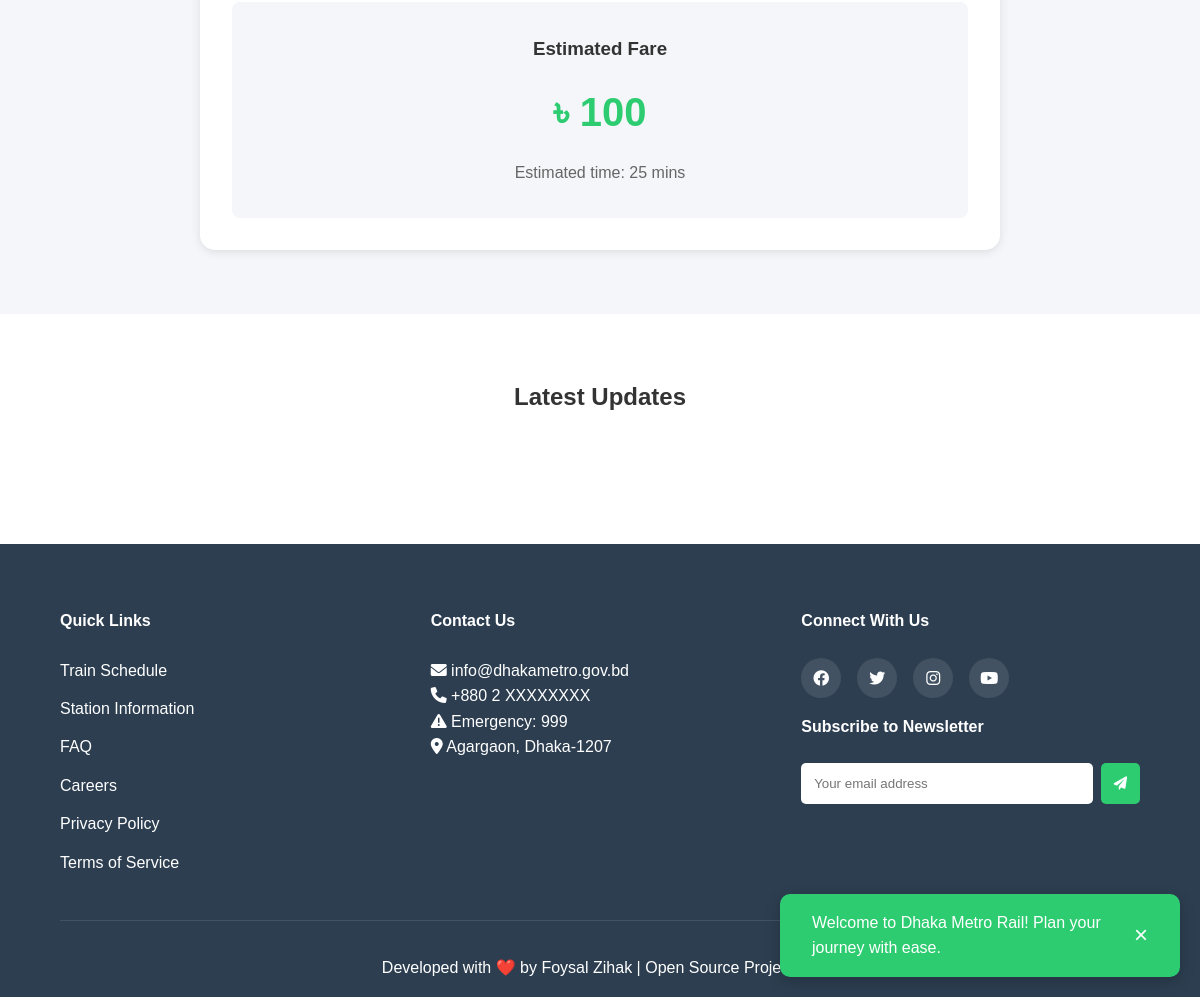
/ (lower part), run on an earlier commit of the app's database.
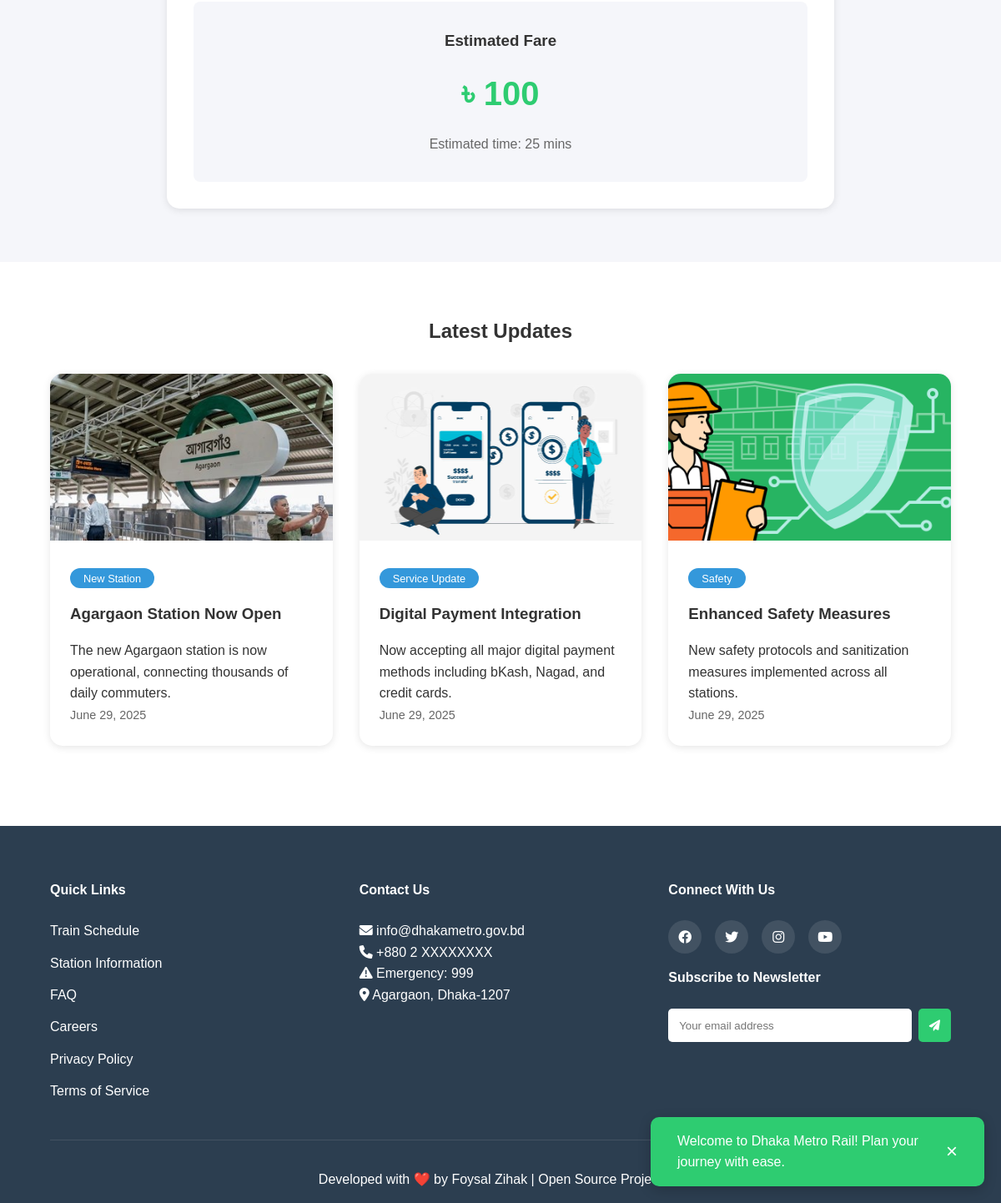
And on a later commit of the database.
### apps/cms/models.py (models this page shows, shortened)
class Updates(models.Model):
    title = models.CharField(max_length=255)
    image = models.ImageField(upload_to="updates/")
    description = models.TextField()
    category = models.ForeignKey(
        UpdateCategory, on_delete=models.CASCADE, related_name="updates"
    )
    created_at = models.DateTimeField(auto_now_add=True)
    class Meta:
        verbose_name = "Update"
        verbose_name_plural = "Updates"
        ordering = ["created_at"]
        indexes = [
            models.Index(fields=["created_at"]),
            models.Index(fields=["category"]),
        ]

class UpdateCategory(models.Model):
    name = models.CharField(max_length=255)
    slug = models.SlugField(max_length=255, unique=True)
    class Meta:
        verbose_name = "Update Category"
        verbose_name_plural = "Update Categories"
        ordering = ["id"]

### apps/cms/views.py (the view)
# urls.py: urlpatterns = [path("", HomeView.as_view(), name="index")]
class HomeView(TemplateView):
    template_name = "index.html"
    def get_context_data(self, **kwargs):
        context = super().get_context_data(**kwargs)
        context["services"] = Service.objects.all()
        context["features"] = Features.objects.all()
        context["train_schedules"] = TrainSchedule.objects.all()
        context["updates"] = Updates.objects.all().select_related("category")
        return context

### apps/ticket/templatetags/path_fileter.py (called while the page is built)
@register.filter
def startswith(text, starts):
    print(f"Checking if '{text}' starts with '{starts}'")
    return text.startswith(starts)

### templates/index.html (shortened to what this page needs)
{% extends "base/base.html" %}
{% load static %}
{% block content %}
    <main>
        <section class="fare-calculator">
            <div class="calculator-container">
                <div class="fare-result">
                    <h3>Estimated Fare</h3>
                    <span class="fare-amount">৳ 100</span>
                    <span class="journey-time">Estimated time: 25 mins</span>
                </div>
            </div>
        </section>
        <section class="news-updates">
            <h2>Latest Updates</h2>
            <div class="news-grid">
                {% for update in updates %}
                <div class="news-card">
                    <div class="news-image">
                        <img src="{{ update.image.url }}" alt="{{ update.title }} ">
                    </div>
                    <div class="news-content">
                        <span class="news-tag">{{ update.category.name }}</span>
                        <h3>{{ update.title }}</h3>
                        <p>{{ update.description }}</p>
                        <span class="news-date">{{ update.created_at|date:"F d, Y" }}</span>
                    </div>
                </div>
                {% endfor %}
            </div>
        </section>
    </main>
{%endblock%}

### templates/base/base.html (shortened to what this page needs)
{% load path_fileter %}
<!DOCTYPE html>
<html lang="en">
<head>
    {% load static %}
    <link rel="stylesheet" href="https://cdnjs.cloudflare.com/ajax/libs/font-awesome/6.0.0/css/all.min.css">
    <link rel="stylesheet" href="{% static 'css/style.css' %}">
</head>
<body>
{% block content %}
{% endblock %}
{% include 'base/footer.html' %}
</body>
</html>

### templates/base/navbar.html (shortened to what this page needs)
{% load static %}

### templates/base/footer.html (shortened to what this page needs)
<footer>
    <div class="footer-content">
        <div class="footer-section">
            <h4>Quick Links</h4>
            <ul>
                <li><a href="schedule.html">Train Schedule</a></li>
                <li><a href="stations.html">Station Information</a></li>
                <li><a href="faq.html">FAQ</a></li>
                <li><a href="careers.html">Careers</a></li>
                <li><a href="privacy.html">Privacy Policy</a></li>
                <li><a href="terms.html">Terms of Service</a></li>
            </ul>
        </div>
        <div class="footer-section">
            <h4>Contact Us</h4>
            <p><i class="fas fa-envelope"></i> info@dhakametro.gov.bd</p>
            <p><i class="fas fa-phone"></i> +880 2 XXXXXXXX</p>
            <p><i class="fas fa-exclamation-triangle"></i> Emergency: 999</p>
            <p><i class="fas fa-map-marker-alt"></i> Agargaon, Dhaka-1207</p>
        </div>
        <div class="footer-section">
            <h4>Connect With Us</h4>
            <div class="social-links">
                <a href="#"><i class="fab fa-facebook"></i></a>
                <a href="#"><i class="fab fa-twitter"></i></a>
                <a href="#"><i class="fab fa-instagram"></i></a>
                <a href="#"><i class="fab fa-youtube"></i></a>
            </div>
            <div class="newsletter">
                <h4>Subscribe to Newsletter</h4>
                <form class="subscribe-form">
                    <input type="email" placeholder="Your email address">
                    <button type="submit"><i class="fas fa-paper-plane"></i></button>
                </form>
            </div>
        </div>
    </div>
    <div class="footer-bottom">
        <p>Developed with <span class="heart">❤️</span> by Foysal Zihak |
            Open Source Project
            <a href="https://github.com/fzihak/Dhaka-Metro" target="_blank" rel="noopener noreferrer">
            </a>
        </p>
    </div>
</footer>

### static/css/style.css (style rules this page uses)
:root { --primary-color: #2ecc71; --secondary-color: #27ae60; --accent-color: #3498db; --text-color: #333; --light-gray: #f5f6fa; --white: #ffffff; --shadow: 0 2px 10px rgba(0, 0, 0, 0.1); --gradient: linear-gradient(135deg, #2ecc71, #27ae60); }
* { margin: 0; padding: 0; box-sizing: border-box; }
body { font-family: 'Arial', sans-serif; line-height: 1.6; color: var(--text-color); }
.fare-calculator { padding: 4rem 5%; background: var(--light-gray); }
.calculator-container { max-width: 800px; margin: 0 auto; background: var(--white); padding: 2rem; border-radius: 15px; box-shadow: var(--shadow); }
.fare-result { text-align: center; padding: 2rem; background: var(--light-gray); border-radius: 8px; }
.fare-amount { display: block; font-size: 2.5rem; font-weight: bold; color: var(--primary-color); margin: 1rem 0; }
.journey-time { display: block; color: #666; }
.news-updates { padding: 4rem 5%; background: var(--white); }
.news-grid { display: grid; grid-template-columns: repeat(auto-fit, minmax(300px, 1fr)); gap: 2rem; max-width: 1400px; margin: 2rem auto; }
.news-card { background: var(--white); border-radius: 15px; overflow: hidden; box-shadow: var(--shadow); transition: transform 0.3s; }
.news-image img { width: 100%; height: 200px; object-fit: cover; }
.news-content { padding: 1.5rem; }
.news-tag { background: var(--accent-color); color: var(--white); padding: 0.3rem 1rem; border-radius: 50px; font-size: 0.8rem; }
.news-content h3 { margin: 1rem 0; }
.news-date { color: #666; font-size: 0.9rem; }
footer { background: #2c3e50; color: var(--white); padding: 4rem 5% 1rem; }
.footer-content { max-width: 1400px; margin: 0 auto; display: grid; grid-template-columns: repeat(auto-fit, minmax(250px, 1fr)); gap: 2rem; }
.footer-section h4 { margin-bottom: 1.5rem; }
.footer-section ul { list-style: none; padding: 0; }
.footer-section ul li { margin-bottom: 0.8rem; }
.footer-section a { color: var(--white); text-decoration: none; transition: color 0.3s; }
.social-links { display: flex; gap: 1rem; margin: 1rem 0; }
.social-links a { width: 40px; height: 40px; background: rgba(255, 255, 255, 0.1); display: flex; align-items: center; justify-content: center; border-radius: 50%; transition: background 0.3s; }
.subscribe-form { display: flex; gap: 0.5rem; margin-top: 1rem; }
.subscribe-form input { padding: 0.8rem; border: none; border-radius: 5px; flex: 1; }
.subscribe-form button { padding: 0.8rem; background: var(--primary-color); border: none; border-radius: 5px; color: var(--white); cursor: pointer; transition: background 0.3s; }
.footer-bottom { text-align: center; padding-top: 2rem; margin-top: 2rem; border-top: 1px solid rgba(255, 255, 255, 0.1); }
h2 { text-align: center; margin-bottom: 2rem; color: var(--text-color); }
.action-card, .feature-card, .news-card { animation: fadeUp 0.6s ease-out; animation-fill-mode: both; }

What changed in the data, as far as the page shows it:
added Updates: image (picture), category.name "New Station", title "Agargaon Station Now Open", description "The new Agargaon station is now operational, connecting thousands of daily commuters.", created_at "June 29, 2025"
added Updates: image (picture), category.name "Service Update", title "Digital Payment Integration", description "Now accepting all major digital payment methods including bKash, Nagad, and credit cards.", created_at "June 29, 2025"
added Updates: image (picture), category.name "Safety", title "Enhanced Safety Measures", description "New safety protocols and sanitization measures implemented across all stations.", created_at "June 29, 2025"
